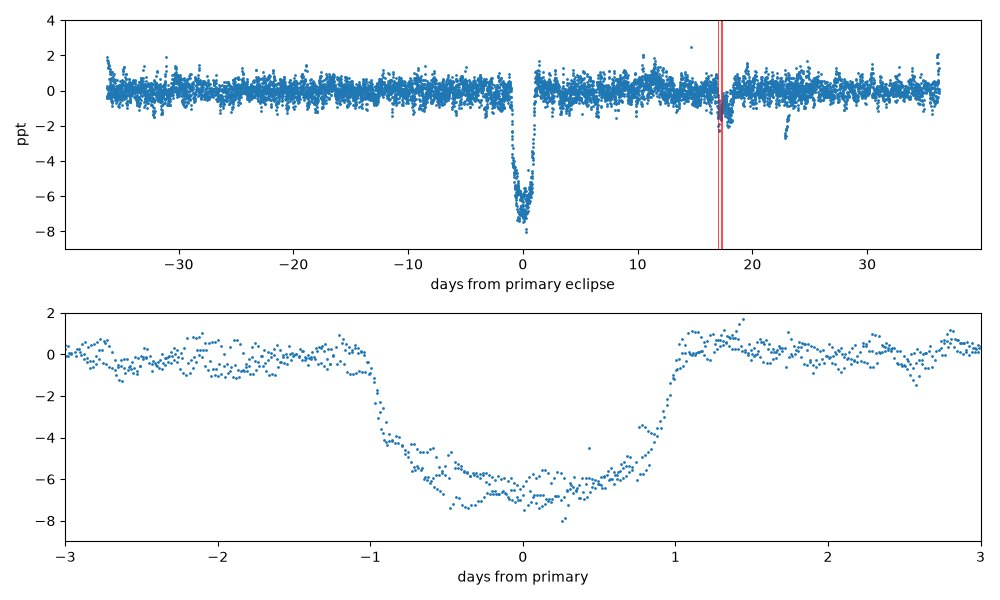

Recreate this plot in Python.
"""EPIC 211892898: look for a secondary eclipse at the Gaia-predicted secondary conjunction (nu+w=270)
in the K2 data, and phase-fold at P = 72.5086 d. Also report the eclipse depth/duration expectations."""
import glob
from pathlib import Path

import numpy as np
import pandas as pd
import matplotlib
matplotlib.use("Agg")
import matplotlib.pyplot as plt

HERE = Path(__file__).resolve().parent
ROOT = HERE.parents[1]
P, T0 = 72.508568, 189.331573
T_SEC = [206.315, 1149.251, 1294.320]  # from ecl_211892898.txt (Gaia SB1, secondary conjunction), +-0.5 d
out = open(HERE / "sec_211892898.txt", "w")


def say(*a):
    print(*a); print(*a, file=out)


parts = []
for fn in sorted(glob.glob(str(ROOT / "k2singles" / "cache" / "211892898" / "k2_c*.npz"))):
    z = np.load(fn); parts.append(pd.DataFrame(dict(t=z["t"], f=z["f"], camp=int(Path(fn).stem.split("_c")[1]))))
k2 = pd.concat(parts).sort_values("t").reset_index(drop=True)
t, f = k2.t.to_numpy(), k2.f.to_numpy()

# detrend each campaign with a running median (window 5 d) excluding +-1.5 d around primary eclipses
ph = ((t - T0) / P + 0.5) % 1 - 0.5
mask_pri = np.abs(ph * P) < 1.6
fd = np.empty_like(f)
for c in k2.camp.unique():
    m = (k2.camp == c).to_numpy()
    tt, ff = t[m], f[m]
    base = np.empty_like(ff)
    for i in range(len(tt)):
        w = (np.abs(tt - tt[i]) < 2.5) & ~mask_pri[m]
        base[i] = np.median(ff[w]) if w.sum() > 20 else np.nan
    fd[m] = ff / base
ok = np.isfinite(fd)
t, fd, ph = t[ok], fd[ok], ph[ok]

say(f"Phase-folded at P={P}, T0={T0}; primary eclipse depth (phase 0, |dt|<0.5 d): {(1-np.mean(fd[np.abs(ph*P)<0.5]))*1e3:.2f} ppt")
say("Secondary-conjunction windows (Gaia prediction +-0.5 d; test box +-0.6 d, baseline +-1..3 d):")
for Ts in T_SEC:
    inn = np.abs(t - Ts) < 0.6
    oot = (np.abs(t - Ts) > 1.2) & (np.abs(t - Ts) < 3.0)
    if inn.sum() < 10 or oot.sum() < 20:
        say(f"  {Ts}: not covered (in {inn.sum()}, oot {oot.sum()})"); continue
    d = np.mean(fd[oot]) - np.mean(fd[inn])
    sig = np.std(fd[oot]) / np.sqrt(inn.sum())
    say(f"  {Ts}: depth = {d*1e3:+.2f} +- {sig*1e3:.2f} ppt  (n_in={inn.sum()})")
# scan: binned folded light curve away from primary
say("\nFolded light curve, 1-d bins in time-from-primary (ppt, mean +- sem):")
dtp = ph * P
for lo in np.arange(-36, 36, 3.0):
    m = (dtp >= lo) & (dtp < lo + 3)
    if m.sum() > 20:
        say(f"  dt {lo:+6.1f}..{lo+3:+6.1f} d: {(1-np.mean(fd[m]))*1e3:+.2f} +- {np.std(fd[m])/np.sqrt(m.sum())*1e3:.2f}  (n={m.sum()})")
fig, ax = plt.subplots(2, 1, figsize=(10, 6))
ax[0].plot(dtp, (fd - 1) * 1e3, ".", ms=2); ax[0].set_xlabel("days from primary eclipse"); ax[0].set_ylabel("ppt")
for Ts in T_SEC:
    ax[0].axvline(((Ts - T0) / P + 0.5) % 1 * P - 0.5 * P, color="r", lw=0.5)
ax[0].set_ylim(-9, 4)
ax[1].plot(dtp, (fd - 1) * 1e3, ".", ms=2); ax[1].set_xlim(-3, 3); ax[1].set_ylim(-9, 2); ax[1].set_xlabel("days from primary")
fig.tight_layout(); fig.savefig(HERE / "sec_211892898.png", dpi=100)

# physical sanity: mass function and expectations
K, e, Porb = 22.747, 0.4801, 72.5336
fM = 1.0361e-7 * K**3 * Porb * (1 - e**2) ** 1.5
say(f"\nGaia SB1 mass function f(M) = {fM:.4f} Msun")
for M1 in (1.0, 1.2, 1.5):
    from scipy.optimize import brentq
    M2 = brentq(lambda m: m**3 / (M1 + m) ** 2 - fM, 0.01, 5)
    a = ((M1 + M2) * (Porb / 365.25) ** 2) ** (1 / 3) * 215.03
    say(f"  M1={M1}: M2(sin i=1) = {M2:.3f} Msun; a = {a:.1f} Rsun; R1=8.74 Rsun -> R1/a = {8.74/a:.3f};"
        f" central-transit duration ~ {Porb/np.pi*8.74/a*24*np.sqrt(1-e**2)/(1+e*np.sin(np.deg2rad(201.53))):.0f} h (at nu+w=90)")
say("Observed: depth ~6.2-6.9 ppt (=> R2/R1 ~ 0.08 ignoring limb darkening -> R2 ~ 0.7 Rsun), T14 ~ 51-55 h.")
out.close()
